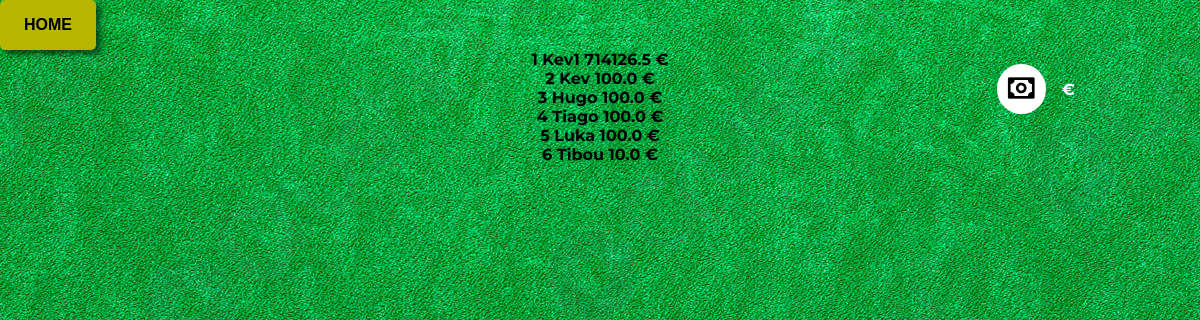
/ranking/, run on an earlier commit of the app's database.
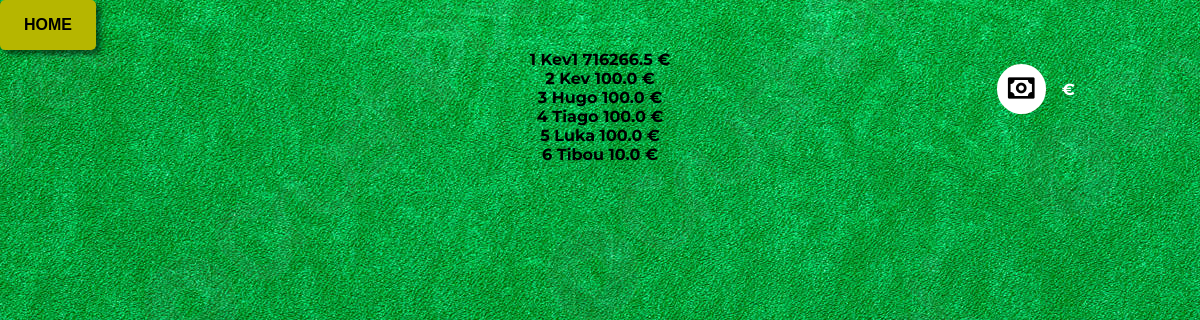
And on a later commit of the database.
### base/models.py (models this page shows)
class UserMoney(models.Model):
    user = models.ForeignKey(User, on_delete=models.CASCADE)
    money = models.FloatField(default=100)

### base/views.py (the view)
# urls.py: path('ranking/', Ranking, name='ranking'),
def Ranking(request):
    ranking = UserMoney.objects.all().order_by('-money')
    return render(request, 'ranking.html', {'ranking': ranking})

### base/templates/ranking.html
{% extends 'layout/layout.html' %}
{% block content %}
<a href="/">
    <button style="font-size: 16px;padding-inline: 24px;">HOME</button>
</a>
{% if ranking %}
    {% for userRank in ranking %}
        <div>
            <p style="text-align: center; font-weight: bold">{{ forloop.counter }} {{ userRank.user.username }} {{ userRank.money }} €</p>
        </div>
    {% endfor %}
{% endif %}
{% endblock %}

### base/templates/layout/layout.html (shortened to what this page needs)
<!DOCTYPE html>
{% load static %}
<html lang="en">
<head>
    <link rel="stylesheet" href="{% static 'css/style.css' %}">
    <link href='https://unpkg.com/boxicons@2.1.4/css/boxicons.min.css' rel='stylesheet'>
</head>
<body>
    <div class="moneyUser">
        <div>
            <i class='bx bx-money'></i>
        </div>
        <div>
            <p id="money">{{ money }} €</p>
        </div>
    </div>
    {% block content %} {% endblock %}
</body>

### base/static/css/style.css (style rules this page uses)
* { margin: 0; padding: 0 }
body { font-family: 'Montserrat'; margin: 0; width: 100%; height: 100%; background-image: url("../images/table.jpg"); }
.moneyUser { display: flex; position: absolute; align-items: center; right: 64px; top: 64px; width: 200px; justify-content: center; gap: 16px; }
.moneyUser i { font-size: 32px; padding-right: 0.5px; }
.moneyUser p { color:white; font-weight: bold; }
.moneyUser div:first-child { background: white; padding: 8px; border-radius: 100px; }
button { border-radius: 5px; background: #b6b600; border: none; padding: 16px; text-transform: uppercase; font-weight: bold; box-shadow: 5px 5px 5px rgba(0, 0, 0, 0.5); }

What changed in the data, as far as the page shows it:
changed UserMoney "Kev1": money "714126.5" → "716266.5"
